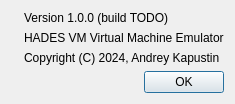
<?xml version="1.0" encoding="UTF-8"?>
<ui version="4.0">
 <class>hadesvm::gui::AboutDialog</class>
 <widget class="QDialog" name="hadesvm::gui::AboutDialog">
  <property name="windowModality">
   <enum>Qt::WindowModal</enum>
  </property>
  <property name="geometry">
   <rect>
    <x>0</x>
    <y>0</y>
    <width>296</width>
    <height>114</height>
   </rect>
  </property>
  <property name="sizePolicy">
   <sizepolicy hsizetype="Fixed" vsizetype="Fixed">
    <horstretch>0</horstretch>
    <verstretch>0</verstretch>
   </sizepolicy>
  </property>
  <property name="windowTitle">
   <string>About HADES VM</string>
  </property>
  <layout class="QFormLayout" name="formLayout">
   <property name="sizeConstraint">
    <enum>QLayout::SetFixedSize</enum>
   </property>
   <item row="0" column="0">
    <widget class="QLabel" name="pictureBox">
     <property name="text">
      <string/>
     </property>
     <property name="pixmap">
      <pixmap resource="Resources.qrc">:/hadesvm/gui/images/objects/ComputerHuge.png</pixmap>
     </property>
    </widget>
   </item>
   <item row="0" column="1">
    <layout class="QVBoxLayout" name="verticalLayout">
     <item>
      <widget class="QLabel" name="productVersionLabel">
       <property name="text">
        <string>Version 1.0.0 (build TODO)</string>
       </property>
      </widget>
     </item>
     <item>
      <widget class="QLabel" name="productNameLabel">
       <property name="text">
        <string>HADES VM Virtual Machine Emulator</string>
       </property>
      </widget>
     </item>
     <item>
      <widget class="QLabel" name="productCopyrightLabel">
       <property name="text">
        <string>Copyright (C) 2024, Andrey Kapustin</string>
       </property>
      </widget>
     </item>
    </layout>
   </item>
   <item row="1" column="0" colspan="2">
    <widget class="QDialogButtonBox" name="buttonBox">
     <property name="orientation">
      <enum>Qt::Horizontal</enum>
     </property>
     <property name="standardButtons">
      <set>QDialogButtonBox::Ok</set>
     </property>
    </widget>
   </item>
  </layout>
 </widget>
 <resources>
  <include location="Resources.qrc"/>
 </resources>
 <connections>
  <connection>
   <sender>buttonBox</sender>
   <signal>accepted()</signal>
   <receiver>hadesvm::gui::AboutDialog</receiver>
   <slot>accept()</slot>
   <hints>
    <hint type="sourcelabel">
     <x>248</x>
     <y>254</y>
    </hint>
    <hint type="destinationlabel">
     <x>157</x>
     <y>274</y>
    </hint>
   </hints>
  </connection>
  <connection>
   <sender>buttonBox</sender>
   <signal>rejected()</signal>
   <receiver>hadesvm::gui::AboutDialog</receiver>
   <slot>reject()</slot>
   <hints>
    <hint type="sourcelabel">
     <x>316</x>
     <y>260</y>
    </hint>
    <hint type="destinationlabel">
     <x>286</x>
     <y>274</y>
    </hint>
   </hints>
  </connection>
 </connections>
</ui>
